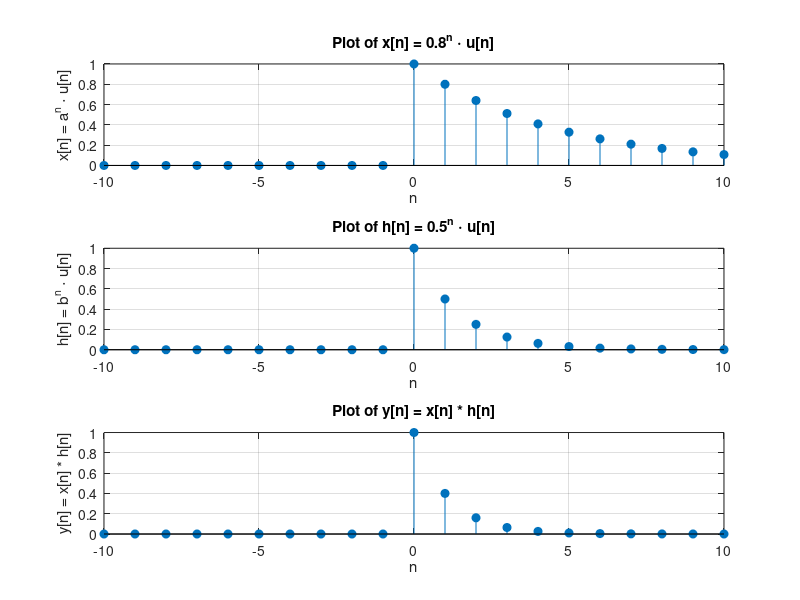

Recreate this plot in MATLAB.
% Define parameters
a = 0.8; 
B = 0.5; % Exponential base
n = -10:10;      % Range of n

% Define the unit step function u[n]
u_n = n >= 0;    % u[n] is 1 for n >= 0, 0 otherwise

% Define the function x[n] = a^n * u[n]
x_n = (a.^n) .* u_n;  % Element-wise exponentiation and multiplication
h_n = (B.^n) .* u_n;
y_n = x_n .* h_n;
% Plot the function using stem for discrete signals
subplot (3,1,1);
stem(n, x_n, 'filled');
xlabel('n');
ylabel('x[n] = a^n \cdot u[n]');
title(['Plot of x[n] = ' num2str(a) '^n \cdot u[n]']);
grid on;
subplot (3,1,2);
stem(n, h_n, 'filled');
xlabel('n');
ylabel('h[n] = b^n \cdot u[n]');
title(['Plot of h[n] = ' num2str(B) '^n \cdot u[n]']);
grid on;
subplot (3,1,3);
stem(n, y_n, 'filled');
xlabel('n');
ylabel('y[n] = x[n] * h[n]');
title(['Plot of y[n] = x[n] * h[n]']);
grid on;